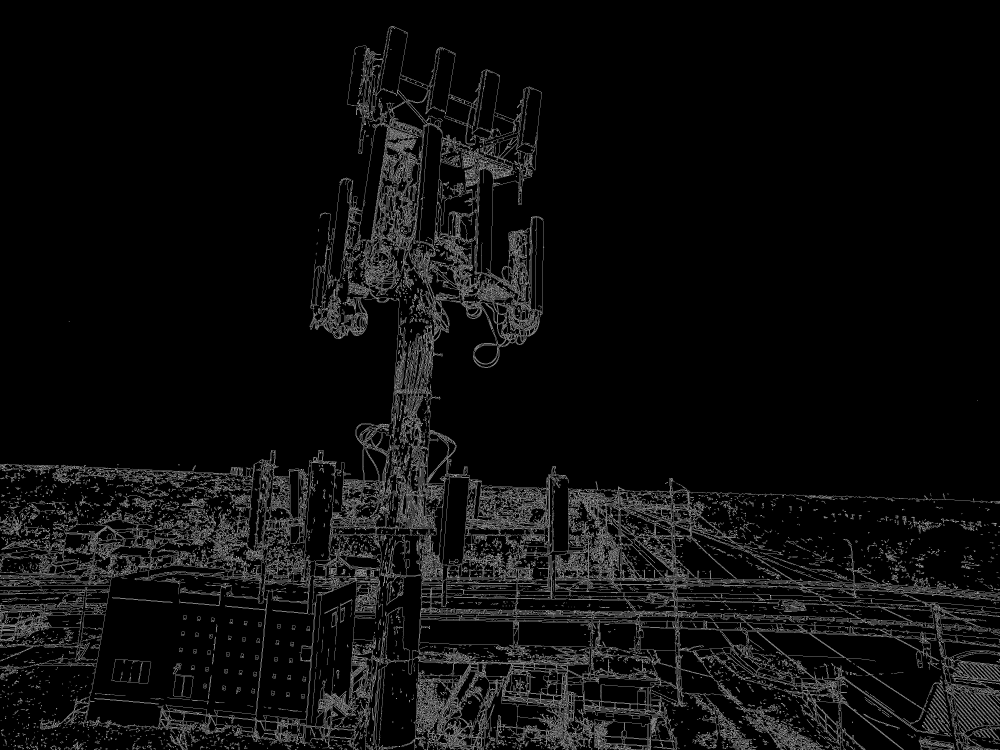
//> input picture Images/outlines/24.JPG, 4000 x 3000 px (shown at 1/4 size)
$ ./main   (built with g++ and OpenCV 4)
//> lines starting //> are read from the running program, lines starting //| are printed output that depends on the picture
//
//  main.cpp
//  FeatureMatching
//
//  Created by Steven Cassidy on 7/5/18.
//  Copyright © 2018 Steven Cassidy. All rights reserved.
//

#include <iostream>
#include <opencv2/opencv.hpp>
#include <matplotlibcpp.h>
using namespace std;
namespace plt = matplotlibcpp;

int main(int argc, const char * argv[]) {
    // insert code here...
    cv::Mat img1 = cv::imread("/Users/Steven/Desktop/Projects/SRP/MonmouthSRPImage/Images/raw_images/24.JPG");
//> img1 is the input picture: 3000 rows x 4000 cols, CV_8UC3; min 0, max 255, mean 13.1
    cv::Mat img2 = cv::imread("/Users/Steven/Desktop/Projects/SRP/MonmouthSRPImage/Images/raw_images/14.JPG");
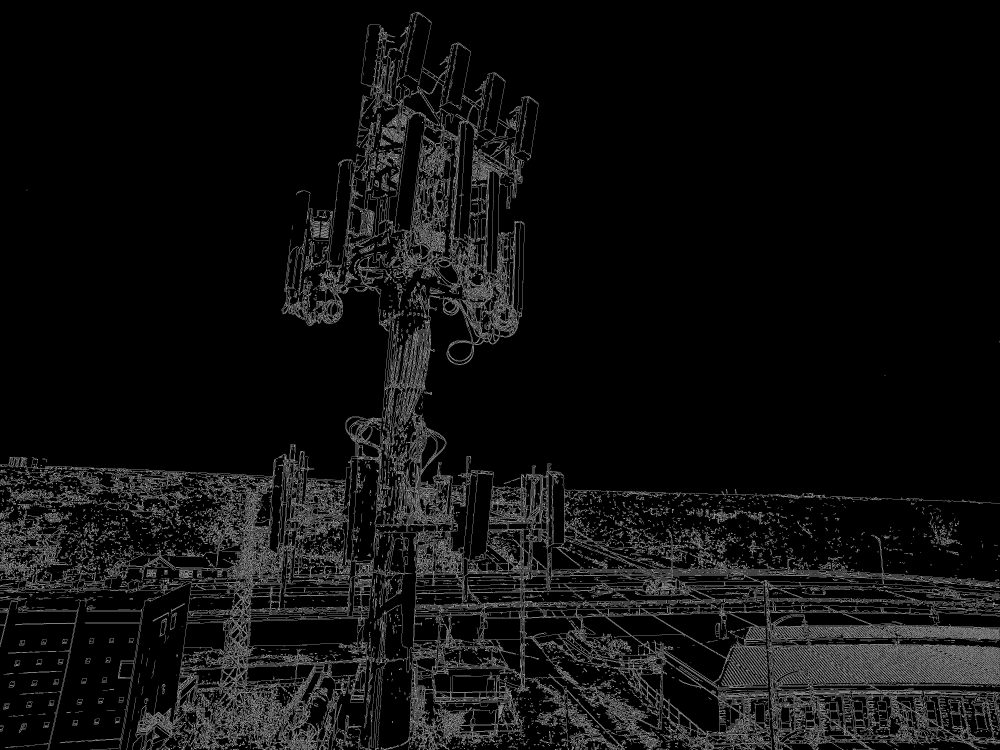
//> input picture Images/outlines/14.JPG, 4000 x 3000 px (shown at 1/4 size)
//> img2 is the input picture: 3000 rows x 4000 cols, CV_8UC3; min 0, max 255, mean 15.4

    cv::Ptr<cv::ORB> orb = cv::ORB::create();
    cvNamedWindow("Image");
    vector<cv::KeyPoint> kp1,kp2;
    cv::Mat des1,des2;
    vector<cv::DMatch> matches;
    orb->detectAndCompute(img1, cv::Mat(), kp1,des1 );
//> kp1 = 500 keypoints; strongest (x, y, size): (1842, 2474, 31), (2680, 1985, 31), (1392, 1943, 31), (2406, 2962, 31)
    orb->detectAndCompute(img2, cv::Mat(), kp2, des2);
//> kp2 = 500 keypoints; strongest (x, y, size): (1657, 2842, 31), (3217, 2427, 31), (2790, 2435, 31), (2684, 2435, 31)
    cv::BFMatcher bf(cv::NORM_HAMMING, true);
    bf.match(des1, des2, matches,cv::Mat());
//> matches = 148 matches
    sort(matches.begin(), matches.end());
    matches.erase(matches.begin()+50, matches.end());
//> matches = 50 matches
    vector<cv::Point2f> list_kp1,list_kp2;
    for (size_t index = 0; index < matches.size(); index++)
    {
        int img1_idx = matches[index].queryIdx;
        int img2_idx = matches[index].trainIdx;

        list_kp1.push_back(kp1[img1_idx].pt);
        list_kp2.push_back(kp2[img2_idx].pt);
    }
//> this loop made 50 passes
//> (img1_idx, img2_idx) on passes 1 to 12: (371, 185), (161, 268), (417, 126), (378, 440), (351, 368), (406, 438), (192, 219), (459, 236), (165, 326), (90, 164), (112, 135), (477, 220)
    cout << list_kp1 << endl << list_kp2;
//| [783.82092, 2598.2212;
//|  976.80005, 2484;
//|  783.82098, 2600.2949;
//|  3388.2629, 1992.7299;
//> (the first 4 of 73 printed lines)
    cv::Mat immatched;
    cv::drawMatches(img1, kp1, img2, kp2, matches, immatched);
    cv::resize(immatched, immatched, cv::Size(immatched.cols/6,immatched.rows/6));
    cvNamedWindow("image");
    cv::imshow("image", immatched);
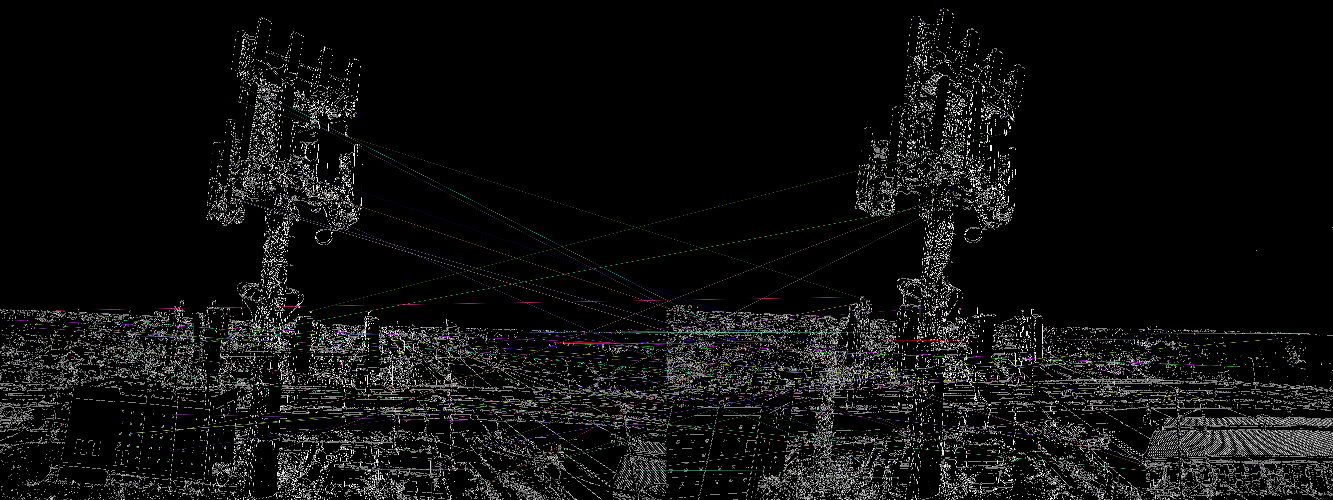
//> window 'image': 500 rows x 1333 cols, CV_8UC3; mean B, G, R 15.5, 15.5, 15.6
    cvWaitKey(0);
    cvDestroyAllWindows();
    immatched.release();
    return 0;
}
